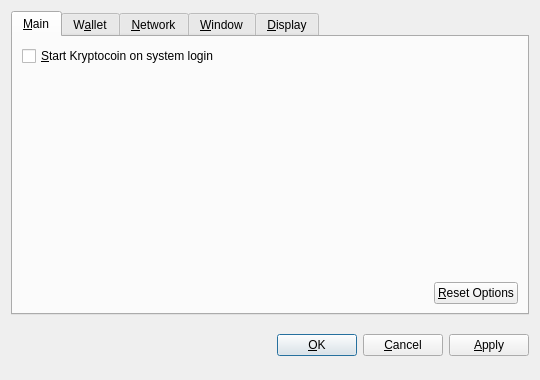
<?xml version="1.0" encoding="UTF-8"?>
<ui version="4.0">
 <class>OptionsDialog</class>
 <widget class="QDialog" name="OptionsDialog">
  <property name="geometry">
   <rect>
    <x>0</x>
    <y>0</y>
    <width>540</width>
    <height>380</height>
   </rect>
  </property>
  <property name="windowTitle">
   <string>Options</string>
  </property>
  <property name="modal">
   <bool>true</bool>
  </property>
  <layout class="QVBoxLayout" name="verticalLayout">
   <item>
    <widget class="QTabWidget" name="tabWidget">
     <property name="tabPosition">
      <enum>QTabWidget::North</enum>
     </property>
     <property name="currentIndex">
      <number>0</number>
     </property>
     <widget class="QWidget" name="tabMain">
      <attribute name="title">
       <string>&amp;Main</string>
      </attribute>
      <layout class="QVBoxLayout" name="verticalLayout_Main">
       <item>
        <widget class="QCheckBox" name="bitcoinAtStartup">
         <property name="toolTip">
          <string>Automatically start Kryptocoin after logging in to the system.</string>
         </property>
         <property name="text">
          <string>&amp;Start Kryptocoin on system login</string>
         </property>
        </widget>
       </item>
       <item>
        <spacer name="verticalSpacer_Main">
         <property name="orientation">
          <enum>Qt::Vertical</enum>
         </property>
         <property name="sizeHint" stdset="0">
          <size>
           <width>20</width>
           <height>40</height>
          </size>
         </property>
        </spacer>
       </item>
       <item>
        <layout class="QHBoxLayout" name="horizontalLayout_2_Main">
         <item>
          <spacer name="horizontalSpacer_2_Main">
           <property name="orientation">
            <enum>Qt::Horizontal</enum>
           </property>
           <property name="sizeHint" stdset="0">
            <size>
             <width>40</width>
             <height>20</height>
            </size>
           </property>
          </spacer>
         </item>
         <item>
          <widget class="QPushButton" name="resetButton">
           <property name="toolTip">
            <string>Reset all client options to default.</string>
           </property>
           <property name="text">
            <string>&amp;Reset Options</string>
           </property>
           <property name="autoDefault">
            <bool>false</bool>
           </property>
          </widget>
         </item>
        </layout>
       </item>
      </layout>
     </widget>
     <widget class="QWidget" name="tabWallet">
      <attribute name="title">
       <string>W&amp;allet</string>
      </attribute>
      <layout class="QVBoxLayout" name="verticalLayout_Network">
       <item>
        <widget class="QLabel" name="transactionFeeInfoLabel">
         <property name="text">
          <string>Optional transaction fee per kB that helps make sure your transactions are processed quickly. Most transactions are 1 kB.</string>
         </property>
         <property name="textFormat">
          <enum>Qt::PlainText</enum>
         </property>
         <property name="wordWrap">
          <bool>true</bool>
         </property>
        </widget>
       </item>
       <item>
        <layout class="QHBoxLayout" name="horizontalLayout_1_Main">
         <item>
          <widget class="QLabel" name="transactionFeeLabel">
           <property name="text">
            <string>Pay transaction &amp;fee</string>
           </property>
           <property name="textFormat">
            <enum>Qt::PlainText</enum>
           </property>
           <property name="buddy">
            <cstring>transactionFee</cstring>
           </property>
          </widget>
         </item>
         <item>
          <widget class="BitcoinAmountField" name="transactionFee"/>
         </item>
         <item>
          <spacer name="horizontalSpacer_1_Main">
           <property name="orientation">
            <enum>Qt::Horizontal</enum>
           </property>
           <property name="sizeHint" stdset="0">
            <size>
             <width>40</width>
             <height>20</height>
            </size>
           </property>
          </spacer>
         </item>
        </layout>
       </item>
       <item>
        <widget class="QLabel" name="label">
         <property name="text">
          <string>If you disable the spending of unconfirmed change, the change from a transaction cannot be used until that transaction has at least one confirmation. This also affects how your balance is computed.</string>
         </property>
         <property name="wordWrap">
          <bool>true</bool>
         </property>
        </widget>
       </item>
       <item>
        <widget class="QCheckBox" name="spendZeroConfChange">
         <property name="text">
          <string>Spend unconfirmed change  (experts only)</string>
         </property>
        </widget>
       </item>
       <item>
        <spacer name="verticalSpacer">
         <property name="orientation">
          <enum>Qt::Vertical</enum>
         </property>
         <property name="sizeHint" stdset="0">
          <size>
           <width>20</width>
           <height>40</height>
          </size>
         </property>
        </spacer>
       </item>
      </layout>
     </widget>
     <widget class="QWidget" name="tabNetwork">
      <attribute name="title">
       <string>&amp;Network</string>
      </attribute>
      <layout class="QVBoxLayout" name="verticalLayout_Network">
       <item>
        <widget class="QCheckBox" name="mapPortUpnp">
         <property name="toolTip">
          <string>Automatically open the Kryptocoin client port on the router. This only works when your router supports UPnP and it is enabled.</string>
         </property>
         <property name="text">
          <string>Map port using &amp;UPnP</string>
         </property>
        </widget>
       </item>
       <item>
        <widget class="QCheckBox" name="connectSocks">
         <property name="toolTip">
          <string>Connect to the Kryptocoin network through a SOCKS proxy (e.g. when connecting through Tor).</string>
         </property>
         <property name="text">
          <string>&amp;Connect through SOCKS proxy:</string>
         </property>
        </widget>
       </item>
       <item>
        <layout class="QHBoxLayout" name="horizontalLayout_Network">
         <item>
          <widget class="QLabel" name="proxyIpLabel">
           <property name="text">
            <string>Proxy &amp;IP:</string>
           </property>
           <property name="textFormat">
            <enum>Qt::PlainText</enum>
           </property>
           <property name="buddy">
            <cstring>proxyIp</cstring>
           </property>
          </widget>
         </item>
         <item>
          <widget class="QValidatedLineEdit" name="proxyIp">
           <property name="maximumSize">
            <size>
             <width>140</width>
             <height>16777215</height>
            </size>
           </property>
           <property name="toolTip">
            <string>IP address of the proxy (e.g. 127.0.0.1)</string>
           </property>
          </widget>
         </item>
         <item>
          <widget class="QLabel" name="proxyPortLabel">
           <property name="text">
            <string>&amp;Port:</string>
           </property>
           <property name="textFormat">
            <enum>Qt::PlainText</enum>
           </property>
           <property name="buddy">
            <cstring>proxyPort</cstring>
           </property>
          </widget>
         </item>
         <item>
          <widget class="QLineEdit" name="proxyPort">
           <property name="maximumSize">
            <size>
             <width>55</width>
             <height>16777215</height>
            </size>
           </property>
           <property name="toolTip">
            <string>Port of the proxy (e.g. 9050)</string>
           </property>
          </widget>
         </item>
         <item>
          <widget class="QLabel" name="socksVersionLabel">
           <property name="text">
            <string>SOCKS &amp;Version:</string>
           </property>
           <property name="textFormat">
            <enum>Qt::PlainText</enum>
           </property>
           <property name="buddy">
            <cstring>socksVersion</cstring>
           </property>
          </widget>
         </item>
         <item>
          <widget class="QValueComboBox" name="socksVersion">
           <property name="toolTip">
            <string>SOCKS version of the proxy (e.g. 5)</string>
           </property>
          </widget>
         </item>
         <item>
          <spacer name="horizontalSpacer_Network">
           <property name="orientation">
            <enum>Qt::Horizontal</enum>
           </property>
           <property name="sizeHint" stdset="0">
            <size>
             <width>40</width>
             <height>20</height>
            </size>
           </property>
          </spacer>
         </item>
        </layout>
       </item>
       <item>
        <spacer name="verticalSpacer_Network">
         <property name="orientation">
          <enum>Qt::Vertical</enum>
         </property>
         <property name="sizeHint" stdset="0">
          <size>
           <width>20</width>
           <height>40</height>
          </size>
         </property>
        </spacer>
       </item>
      </layout>
     </widget>
     <widget class="QWidget" name="tabWindow">
      <attribute name="title">
       <string>&amp;Window</string>
      </attribute>
      <layout class="QVBoxLayout" name="verticalLayout_Window">
       <item>
        <widget class="QCheckBox" name="minimizeToTray">
         <property name="toolTip">
          <string>Show only a tray icon after minimizing the window.</string>
         </property>
         <property name="text">
          <string>&amp;Minimize to the tray instead of the taskbar</string>
         </property>
        </widget>
       </item>
       <item>
        <widget class="QCheckBox" name="minimizeOnClose">
         <property name="toolTip">
          <string>Minimize instead of exit the application when the window is closed. When this option is enabled, the application will be closed only after selecting Quit in the menu.</string>
         </property>
         <property name="text">
          <string>M&amp;inimize on close</string>
         </property>
        </widget>
       </item>
       <item>
        <spacer name="verticalSpacer_Window">
         <property name="orientation">
          <enum>Qt::Vertical</enum>
         </property>
         <property name="sizeHint" stdset="0">
          <size>
           <width>20</width>
           <height>40</height>
          </size>
         </property>
        </spacer>
       </item>
      </layout>
     </widget>
     <widget class="QWidget" name="tabDisplay">
      <attribute name="title">
       <string>&amp;Display</string>
      </attribute>
      <layout class="QVBoxLayout" name="verticalLayout_Display">
       <item>
        <layout class="QHBoxLayout" name="horizontalLayout_1_Display">
         <item>
          <widget class="QLabel" name="langLabel">
           <property name="text">
            <string>User Interface &amp;language:</string>
           </property>
           <property name="textFormat">
            <enum>Qt::PlainText</enum>
           </property>
           <property name="buddy">
            <cstring>lang</cstring>
           </property>
          </widget>
         </item>
         <item>
          <widget class="QValueComboBox" name="lang">
           <property name="toolTip">
            <string>The user interface language can be set here. This setting will take effect after restarting Kryptocoin.</string>
           </property>
          </widget>
         </item>
        </layout>
       </item>
       <item>
        <layout class="QHBoxLayout" name="horizontalLayout_2_Display">
         <item>
          <widget class="QLabel" name="unitLabel">
           <property name="text">
            <string>&amp;Unit to show amounts in:</string>
           </property>
           <property name="textFormat">
            <enum>Qt::PlainText</enum>
           </property>
           <property name="buddy">
            <cstring>unit</cstring>
           </property>
          </widget>
         </item>
         <item>
          <widget class="QValueComboBox" name="unit">
           <property name="toolTip">
            <string>Choose the default subdivision unit to show in the interface and when sending coins.</string>
           </property>
          </widget>
         </item>
        </layout>
       </item>
       <item>
        <widget class="QCheckBox" name="displayAddresses">
         <property name="toolTip">
          <string>Whether to show Kryptocoin addresses in the transaction list or not.</string>
         </property>
         <property name="text">
          <string>&amp;Display addresses in transaction list</string>
         </property>
        </widget>
       </item>
       <item>
        <widget class="QCheckBox" name="coinControlFeatures">
         <property name="toolTip">
          <string>Whether to show coin control features or not.</string>
         </property>
         <property name="text">
          <string>Display coin &amp;control features (experts only!)</string>
         </property>
        </widget>
       </item>
       <item>
        <spacer name="verticalSpacer_Display">
         <property name="orientation">
          <enum>Qt::Vertical</enum>
         </property>
         <property name="sizeHint" stdset="0">
          <size>
           <width>20</width>
           <height>40</height>
          </size>
         </property>
        </spacer>
       </item>
      </layout>
     </widget>
    </widget>
   </item>
   <item>
    <layout class="QHBoxLayout" name="horizontalLayout_Buttons">
     <item>
      <spacer name="horizontalSpacer_1">
       <property name="orientation">
        <enum>Qt::Horizontal</enum>
       </property>
       <property name="sizeHint" stdset="0">
        <size>
         <width>40</width>
         <height>48</height>
        </size>
       </property>
      </spacer>
     </item>
     <item>
      <widget class="QLabel" name="statusLabel">
       <property name="font">
        <font>
         <weight>75</weight>
         <bold>true</bold>
        </font>
       </property>
       <property name="text">
        <string/>
       </property>
       <property name="textFormat">
        <enum>Qt::PlainText</enum>
       </property>
       <property name="wordWrap">
        <bool>true</bool>
       </property>
      </widget>
     </item>
     <item>
      <spacer name="horizontalSpacer_2">
       <property name="orientation">
        <enum>Qt::Horizontal</enum>
       </property>
       <property name="sizeHint" stdset="0">
        <size>
         <width>40</width>
         <height>48</height>
        </size>
       </property>
      </spacer>
     </item>
     <item>
      <widget class="QPushButton" name="okButton">
       <property name="text">
        <string>&amp;OK</string>
       </property>
      </widget>
     </item>
     <item>
      <widget class="QPushButton" name="cancelButton">
       <property name="text">
        <string>&amp;Cancel</string>
       </property>
       <property name="autoDefault">
        <bool>false</bool>
       </property>
      </widget>
     </item>
     <item>
      <widget class="QPushButton" name="applyButton">
       <property name="text">
        <string>&amp;Apply</string>
       </property>
       <property name="autoDefault">
        <bool>false</bool>
       </property>
      </widget>
     </item>
    </layout>
   </item>
  </layout>
 </widget>
 <customwidgets>
  <customwidget>
   <class>BitcoinAmountField</class>
   <extends>QSpinBox</extends>
   <header>bitcoinamountfield.h</header>
  </customwidget>
  <customwidget>
   <class>QValueComboBox</class>
   <extends>QComboBox</extends>
   <header>qvaluecombobox.h</header>
  </customwidget>
  <customwidget>
   <class>QValidatedLineEdit</class>
   <extends>QLineEdit</extends>
   <header>qvalidatedlineedit.h</header>
  </customwidget>
 </customwidgets>
 <resources/>
 <connections/>
</ui>
